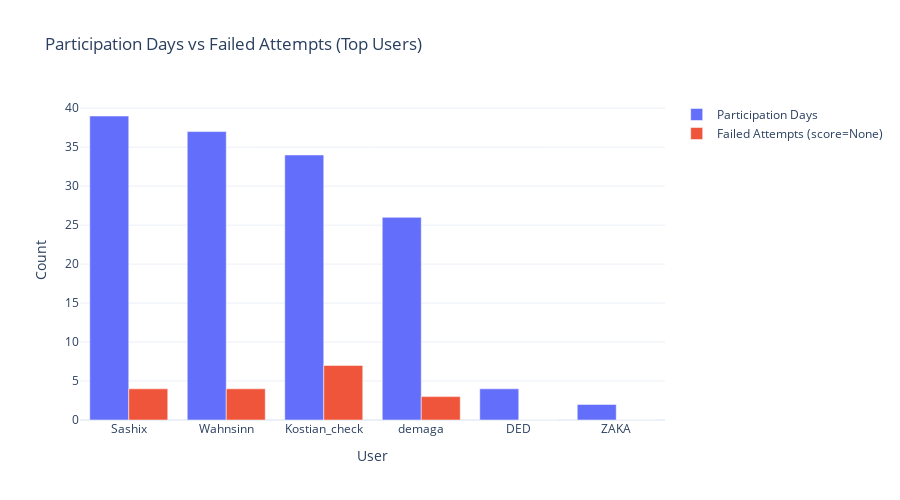

Notebook code for this chart:
### Code cell
# Step 1: Join the two tables on user_nickname
combined_stats = (
    participation_count
    .join(top_failures, on="user_nickname", how="full")
    .fill_null(0)
    .sort("participation_days", descending=True)
)

# Step 2: Plot grouped bar chart
fig = go.Figure(data=[
    go.Bar(
        name="Participation Days",
        x=combined_stats["user_nickname"].to_list(),
        y=combined_stats["participation_days"].to_list()
    ),
    go.Bar(
        name="Failed Attempts (score=None)",
        x=combined_stats["user_nickname"].to_list(),
        y=combined_stats["fail_count"].to_list(),
    )
])

fig.update_layout(
    barmode="group",
    title="Participation Days vs Failed Attempts (Top Users)",
    xaxis_title="User",
    yaxis_title="Count",
    template="plotly_white",
    height=500
)

fig.show()

### Figure 1 — Plotly figure (JSON) as saved in the notebook; plotly's stock layout.template omitted (floating-point values rounded to 4 significant figures)
{"data": [{"name": "Participation Days", "type": "bar", "x": ["Sashix", "Wahnsinn", "Kostian_check", "demaga", "DED", "ZAKA"], "y": [39, 37, 34, 26, 4, 2]}, {"name": "Failed Attempts (score=None)", "type": "bar", "x": ["Sashix", "Wahnsinn", "Kostian_check", "demaga", "DED", "ZAKA"], "y": [4, 4, 7, 3, 0, 0]}], "layout": {"barmode": "group", "height": 500, "title": {"text": "Participation Days vs Failed Attempts (Top Users)"}, "xaxis": {"title": {"text": "User"}}, "yaxis": {"title": {"text": "Count"}}}}
